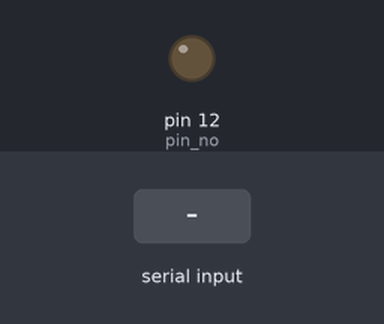
The sketch below on a simulated Arduino Uno, built with avr-gcc and run on an emulated ATmega328P. Parts: output pins drawn as LEDs (lit = HIGH). The test bench sets the inputs (shaded band). What the sketch prints to the serial monitor is not drawn.

Above: at 1.2 s.
1.3 s: "90,45\n" received over Serial
At 2.3 s:
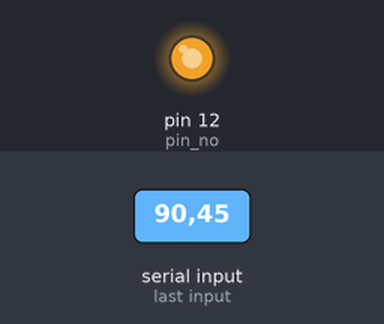
2.8 s: "30,150\n" received over Serial
At 3.4 s:
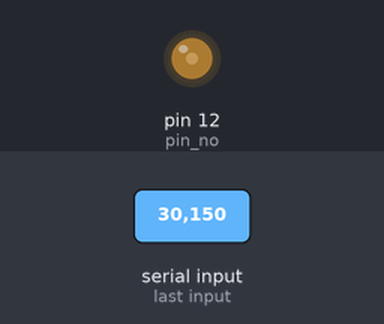
4.3 s: "5\n" received over Serial
At 5.0 s:
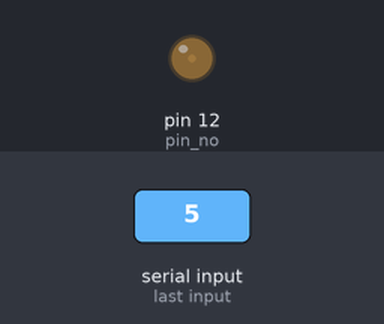
Timing chart, 0 to 7.3 s (numbered marks = the images above; inputs shaded):
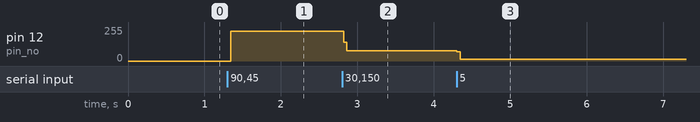

Measured:
- after the input at 1.3 s, pin 12 (pin_no): 0/255 → 225/255 at once
- after the input at 2.8 s, pin 12 (pin_no): 225/255 → 76/255 at once
- after the input at 4.3 s, pin 12 (pin_no): 76/255 → 14/255 at once

The sketch:

Updated_code_12_12_2021.ino
```cpp
int x=0;
int pin_no=12;
void setup() {
  Serial.begin(115200);
  Serial.setTimeout(0.1);
  pinMode(pin_no, OUTPUT);

}
void brightness()
{
  if(x>0){
  digitalWrite(pin_no,HIGH);
  delayMicroseconds(x*10);} // Approximately 10% duty cycle @ 1KHz
  if(x<100)
  digitalWrite(pin_no, LOW);
  delayMicroseconds(1000 - (x*10));
 }

void loop()
 {

    if(Serial.available())//establishment of channel
    {
      x = Serial.readString().toInt();// reads from python
      Serial.print(x);

    }

    brightness();

 }
```
